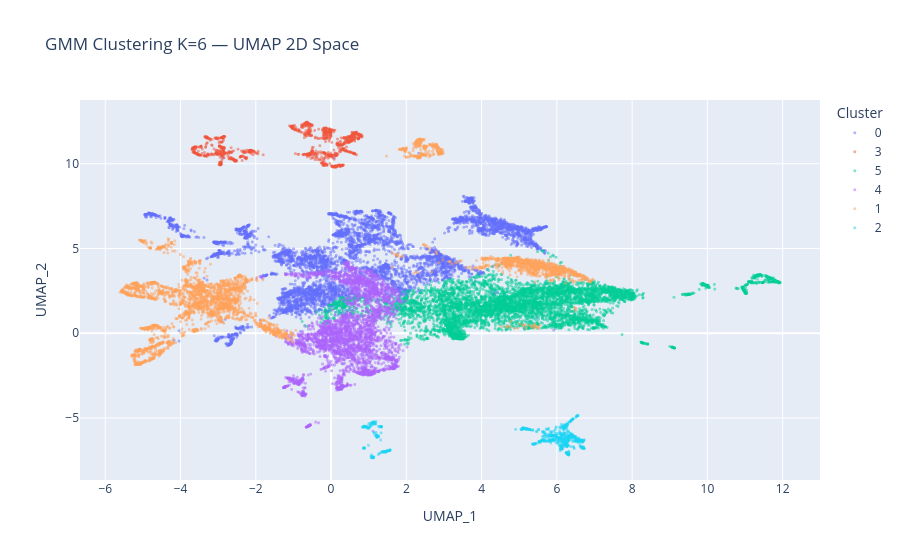

Notebook source saved alongside this figure:
### Code cell
# ─────────────────────────────────────────────
# 5.4 STATISTICAL CLUSTER EVALUATION
# ─────────────────────────────────────────────
sil = silhouette_score(X_umap_3d, cluster_labels, sample_size=5000, random_state=SEED)
dbi = davies_bouldin_score(X_umap_3d, cluster_labels)
chi = calinski_harabasz_score(X_umap_3d, cluster_labels)

print('=== CLUSTER EVALUATION ===')
print(f'Silhouette Score    : {sil:.4f}  (higher is better, range [-1, 1])')
print(f'Davies-Bouldin Index: {dbi:.4f}  (lower is better, range [0, ∞])')
print(f'Calinski-Harabasz   : {chi:.1f}  (higher is better)')

import plotly.express as px
fig = px.scatter(
    x=X_umap_2d[:, 0],
    y=X_umap_2d[:, 1],
    color=cluster_labels.astype(str),
    opacity=0.5,
    title=f'GMM Clustering K={K_opt} — UMAP 2D Space',
    labels={'x': 'UMAP_1', 'y': 'UMAP_2', 'color': 'Cluster'}
)
fig.update_traces(marker=dict(size=3))
fig.show()

### Figure 1 — Plotly figure (JSON) as saved in the notebook; plotly's stock layout.template omitted (floating-point values rounded to 4 significant figures; data arrays with more than 128 entries replaced by an {"elided": "..."} marker saying what was removed)
{"data": [{"hovertemplate": "Cluster=0<br>UMAP_1=%{x}<br>UMAP_2=%{y}<extra></extra>", "legendgroup": "0", "marker": {"color": "#636efa", "opacity": 0.5, "size": 3, "symbol": "circle"}, "mode": "markers", "name": "0", "showlegend": true, "type": "scattergl", "x": {"elided": "5915 float values"}, "xaxis": "x", "y": {"elided": "5915 float values"}, "yaxis": "y"}, {"hovertemplate": "Cluster=3<br>UMAP_1=%{x}<br>UMAP_2=%{y}<extra></extra>", "legendgroup": "3", "marker": {"color": "#EF553B", "opacity": 0.5, "size": 3, "symbol": "circle"}, "mode": "markers", "name": "3", "showlegend": true, "type": "scattergl", "x": {"elided": "1238 float values"}, "xaxis": "x", "y": {"elided": "1238 float values"}, "yaxis": "y"}, {"hovertemplate": "Cluster=5<br>UMAP_1=%{x}<br>UMAP_2=%{y}<extra></extra>", "legendgroup": "5", "marker": {"color": "#00cc96", "opacity": 0.5, "size": 3, "symbol": "circle"}, "mode": "markers", "name": "5", "showlegend": true, "type": "scattergl", "x": {"elided": "5900 float values"}, "xaxis": "x", "y": {"elided": "5900 float values"}, "yaxis": "y"}, {"hovertemplate": "Cluster=4<br>UMAP_1=%{x}<br>UMAP_2=%{y}<extra></extra>", "legendgroup": "4", "marker": {"color": "#ab63fa", "opacity": 0.5, "size": 3, "symbol": "circle"}, "mode": "markers", "name": "4", "showlegend": true, "type": "scattergl", "x": {"elided": "3568 float values"}, "xaxis": "x", "y": {"elided": "3568 float values"}, "yaxis": "y"}, {"hovertemplate": "Cluster=1<br>UMAP_1=%{x}<br>UMAP_2=%{y}<extra></extra>", "legendgroup": "1", "marker": {"color": "#FFA15A", "opacity": 0.5, "size": 3, "symbol": "circle"}, "mode": "markers", "name": "1", "showlegend": true, "type": "scattergl", "x": {"elided": "3926 float values"}, "xaxis": "x", "y": {"elided": "3926 float values"}, "yaxis": "y"}, {"hovertemplate": "Cluster=2<br>UMAP_1=%{x}<br>UMAP_2=%{y}<extra></extra>", "legendgroup": "2", "marker": {"color": "#19d3f3", "opacity": 0.5, "size": 3, "symbol": "circle"}, "mode": "markers", "name": "2", "showlegend": true, "type": "scattergl", "x": {"elided": "931 float values"}, "xaxis": "x", "y": {"elided": "931 float values"}, "yaxis": "y"}], "layout": {"legend": {"title": {"text": "Cluster"}, "tracegroupgap": 0}, "title": {"text": "GMM Clustering K=6 — UMAP 2D Space"}, "xaxis": {"anchor": "y", "domain": [0, 1], "title": {"text": "UMAP_1"}}, "yaxis": {"anchor": "x", "domain": [0, 1], "title": {"text": "UMAP_2"}}}}
